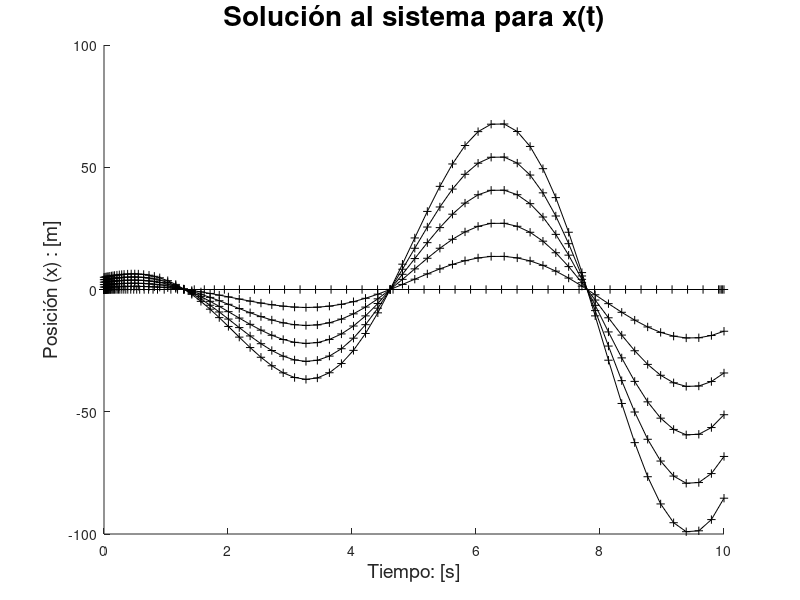
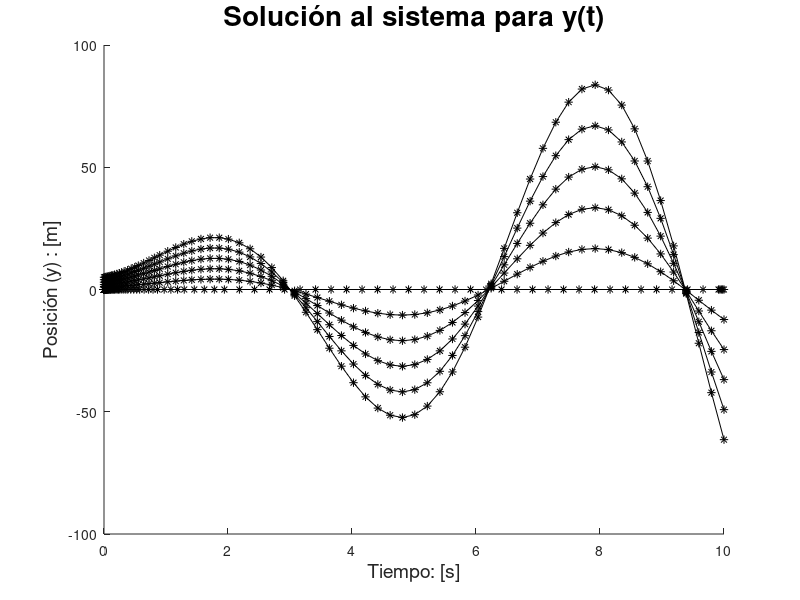
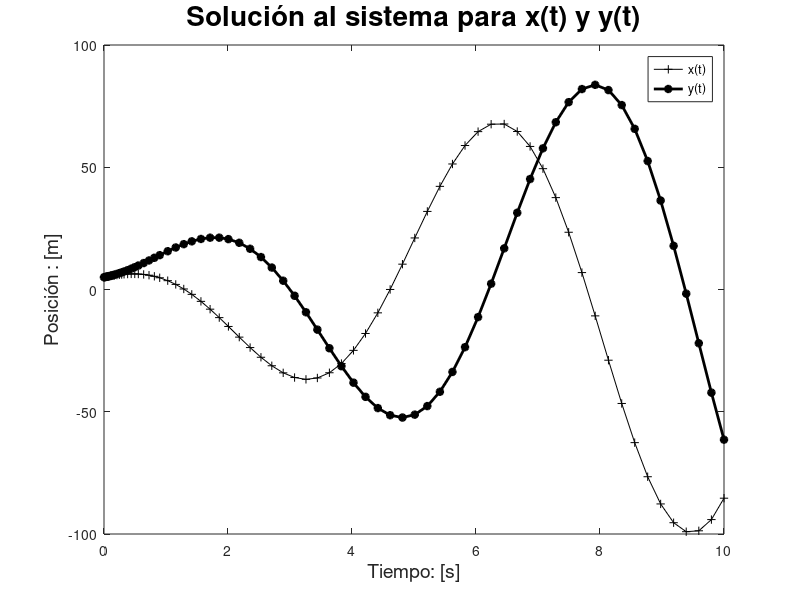
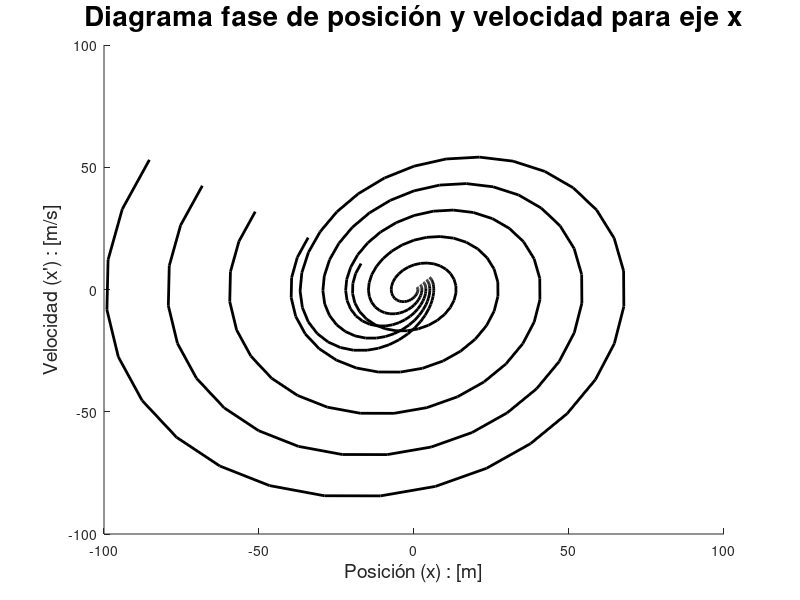

These charts were generated, in order, by the following MATLAB code:
% HOMEWORK 04 - SYSTEM MODELLING

% ISAAC AYALA LOZANO

% NUMERICAL SOLUTION TO THE ODE SYSTEM
% x = X Cos(w*t) + Y Sin(w*t)
% y = - X Sin(w*t) + Y Cos(w*t)

function hw_solution
  clc
  clear
  close all

  for n=0:1:5  % Initial condition range set from -10 to 10
    
    % Store initial conditions in matrix x0
    x0 =  [n;n;n;n];
    
    % Use of ODE45 solver to numerically integrate the ODE
    [t,x]=ode45(@ode_system,[0 10],x0); % [time, state variables]
    
    
    figure(1) % Plot t, x(t)
    hold on
    plot(t,x(:,1),'-+k');
    
    xlabel('Tiempo: [s]','fontsize',14);
    ylabel('Posición (x) : [m]','fontsize',14);
    title('Solución al sistema para x(t)','fontsize',20)
    
    figure(2) % Plot t, y(t)
    hold on
    plot(t,x(:,3),'-*k');
    
    xlabel('Tiempo: [s]','fontsize',14);
    ylabel('Posición (y) : [m]','fontsize',14);
    title('Solución al sistema para y(t)','fontsize',20)
    
    figure(3) % Plot t, x(t), y(t)
              %Only the last set of initial conditions
    plot(t,x(:,1),'-+k',t,x(:,3),'-*k','LineWidth',2);
    
    xlabel('Tiempo: [s]','fontsize',14);
    ylabel('Posición : [m]','fontsize',14);
    title('Solución al sistema para x(t) y y(t)','fontsize',20)
    legend('x(t)','y(t)')
        
    figure(10) % Plot x(t), x'(t)
    hold on
    plot(x(:,1),x(:,2),'k','LineWidth',2);
    
    xlabel('Posición (x) : [m]','fontsize',14);
    ylabel("Velocidad (x') : [m/s]",'fontsize',14);
    title('Diagrama fase de posición y velocidad para eje x','fontsize',20)
    
    figure(11) % Plot y(t), y'(t)
    hold on
    plot(x(:,3),x(:,4),'k','LineWidth',2);
    
    xlabel('Posición (y) : [m]','fontsize',14);
    ylabel("Velocidad (y') : [m/s]",'fontsize',14);
    title('Diagrama fase de posición y velocidad para eje y','fontsize',20)
          
    figure(12) % Plot x(t), y(t)
    hold on
    plot(x(:,1),x(:,3),'k','LineWidth',2);
    
    xlabel('Posición (x) : [m]','fontsize',14);
    ylabel('Posición (y) : [m]','fontsize',14);
    title('Diagrama fase de posiciones en x, y','fontsize',20)
    
    hold off
  

  
endfor

##print -f1 fig01.png
##print -f2 fig02.png
##print -f3 fig03.png
##print -f10 fig10.png
##print -f11 fig11.png
##print -f12 fig12.png


endfunction

function dx=ode_system(~,x)
  
  % Define constants
  w = 1; % Angular velocity [radians/sec]
  
  % State variables
  
  dx(1) = x(2);
  dx(2) = (w^2) * x(1) - 2*w*x(4);
  dx(3) = x(4);
  dx(4) = (w^2) * x(3) + 2* w*x(2);
endfunction
